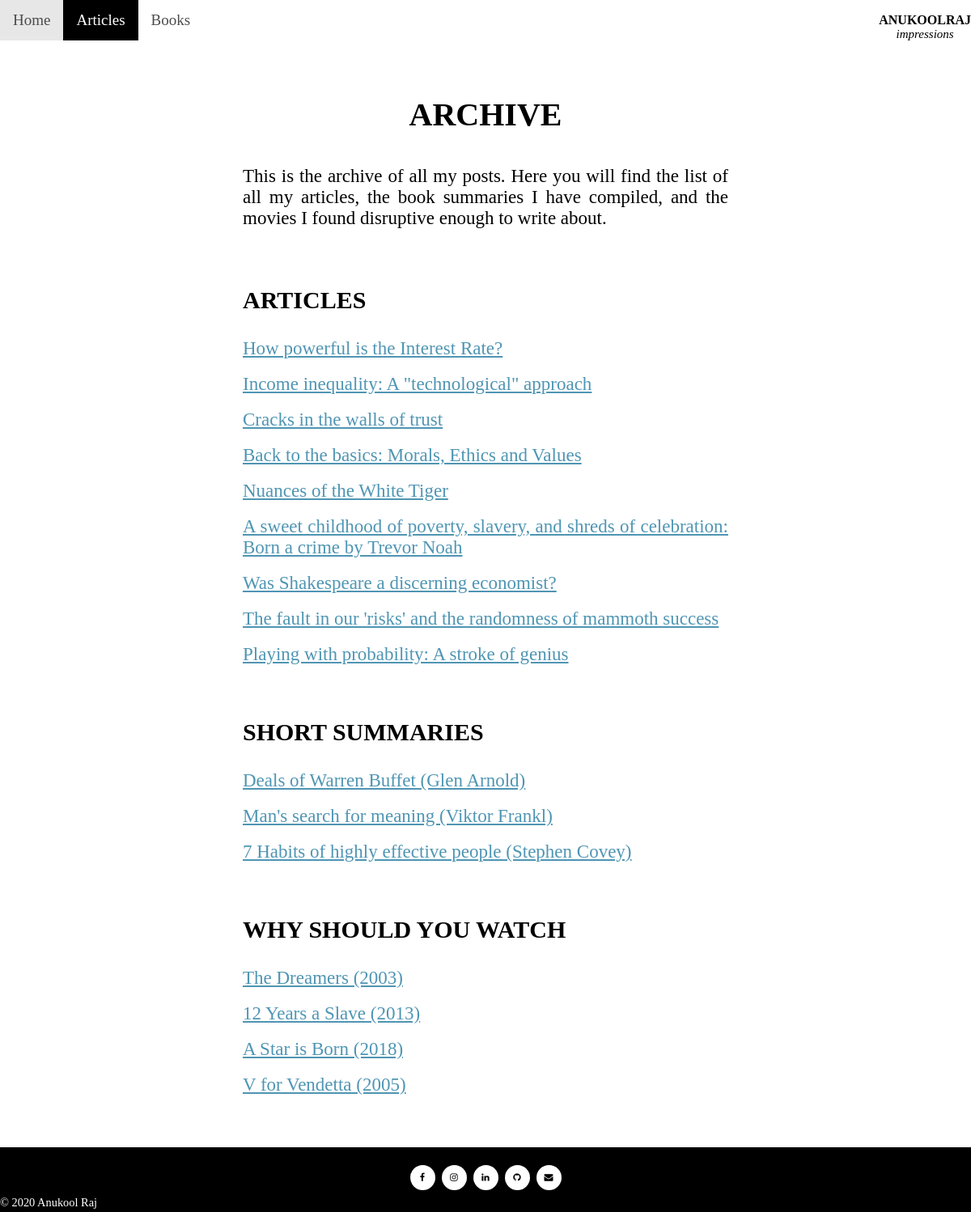
The page /articles on the database its author committed.
### intro/models.py (models this page shows, shortened)
class Article(models.Model):
    article_no = models.IntegerField(primary_key = True)
    title = models.TextField()
    tag = models.CharField(max_length=200)
    articletext = HTMLField(null=True, blank=True)
    date = models.DateField(null=True, blank=True)
    pinned = models.IntegerField(null=True, blank=True)
    class Meta:
        ordering = ['-date']

### intro/views.py (the view)
# urls.py: path("articles", views.articles, name="articles"),
def articles(request):
    return render(request, "intro/articles.html", {
        "Article": Article.objects.all()
    })

### intro/templates/intro/articles.html (shortened to what this page needs)
{% extends "intro/layout.html"%}
{% block body %}
    <div class = "box">
        <br>
        <h3 class = "head1">ARCHIVE</h3>
        <p class="head5">This is the archive of all my posts. Here you will find the list of all my articles, the book summaries I have compiled, and the movies I found disruptive enough to write about.</p>
        <br>
        <h3 class= "head3">ARTICLES</h3>
        {% for article in Article %}
            {% if article.tag == "World" %}
                <a href="{% url 'readarticle' article.article_no %}" class="bookname">{{article.title}}</a>
                <br>
                <br>
            {% endif %}
        {% endfor %}
        <br>
        <h3 class= "head3">SHORT SUMMARIES</h3>
        {% for article in Article %}
            {% if article.tag == "Summary" %}
                <a href="{% url 'readarticle' article.article_no %}" class="bookname">{{article.title}}</a>
                <br>
                <br>
            {% endif %}
        {% endfor %}
        <br>
        <h3 class= "head3">WHY SHOULD YOU WATCH</h3>
        {% for article in Article %}
            {% if article.tag == "Movie" %}
                <a href="{% url 'readarticle' article.article_no %}" class="bookname">{{article.title}}</a>
                <br>
                <br>
            {% endif %}
        {% endfor %}
    </div>
{% endblock %}

### intro/templates/intro/layout.html (style rules this page uses)
body { font-family: 'georgia', serif; height: 100vh; margin:0; display:flex; flex-direction:column; text-align: justify; }
.box { width: 50%; margin: auto; padding: 10px; }
.head1 { font-size: 2.5em; text-align: center; }
.head3 { font-size: 1.875em; }
.head5 { font-size: 1.4375em; }
.bookname { color: #056994; font-size: 1.4375em; font-weight:500; opacity: 70%; transition: 0.4s; text-align: left; }

### rows shown on the page
Article: title "How powerful is the Interest Rate?"
Article: title "Income inequality: A \"technological\" approach"
Article: title "Cracks in the walls of trust"
Article: title "Back to the basics: Morals, Ethics and Values"
Article: title "Nuances of the White Tiger"
Article: title "A sweet childhood of poverty, slavery, and shreds of celebration: Born a crime by Trevor Noah"
Article: title "Was Shakespeare a discerning economist?"
Article: title "The fault in our 'risks' and the randomness of mammoth success"
Article: title "Playing with probability: A stroke of genius"
Article: title "Deals of Warren Buffet (Glen Arnold)"
Article: title "Man's search for meaning (Viktor Frankl)"
Article: title "7 Habits of highly effective people (Stephen Covey)"
Article: title "The Dreamers (2003)"
Article: title "12 Years a Slave (2013)"
Article: title "A Star is Born (2018)"
Article: title "V for Vendetta (2005)"
